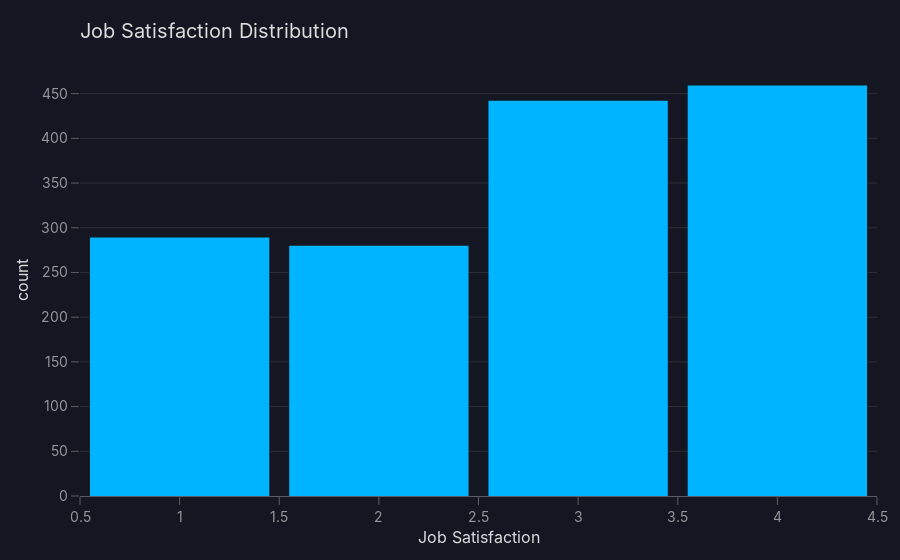

Here is the notebook cell this chart was saved with:
### Code cell
#visualization of job satisfaction distribution
satisfactionDistribution = px.histogram(df_people, x='JobSatisfaction', 
                                labels={'JobSatisfaction': 'Job Satisfaction'}, 
                                title='Job Satisfaction Distribution'
                                )

satisfactionDistribution.show()

### Figure 1 — Plotly figure (JSON) as saved in the notebook; plotly's stock layout.template omitted (floating-point values rounded to 4 significant figures; data arrays with more than 128 entries replaced by an {"elided": "..."} marker saying what was removed)
{"data": [{"alignmentgroup": "True", "bingroup": "x", "hovertemplate": "Job Satisfaction=%{x}<br>count=%{y}<extra></extra>", "legendgroup": "", "marker": {"color": "#00b4ff", "pattern": {"shape": ""}}, "name": "", "offsetgroup": "", "orientation": "v", "showlegend": false, "type": "histogram", "x": {"elided": "1470 int values"}, "xaxis": "x", "yaxis": "y"}], "layout": {"barmode": "relative", "legend": {"tracegroupgap": 0}, "title": {"text": "Job Satisfaction Distribution"}, "xaxis": {"anchor": "y", "domain": [0, 1], "title": {"text": "Job Satisfaction"}}, "yaxis": {"anchor": "x", "domain": [0, 1], "title": {"text": "count"}}}}
